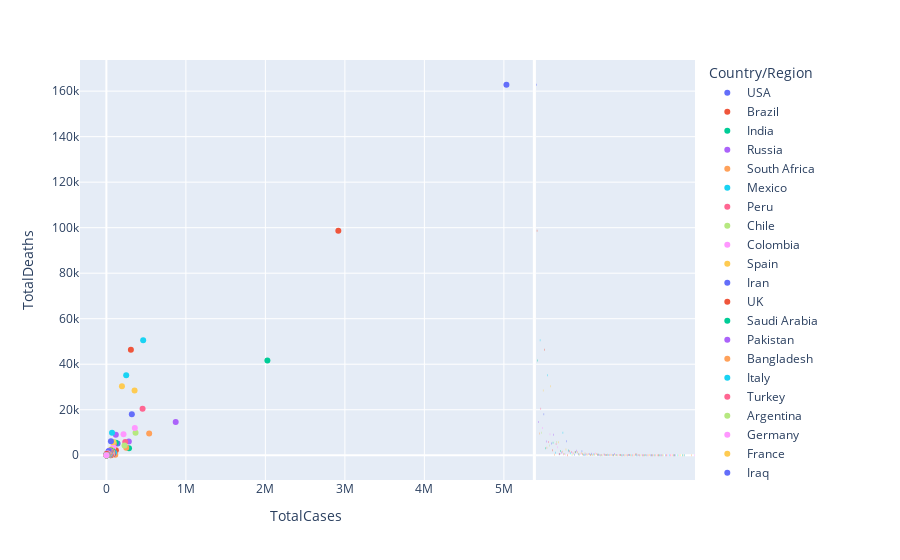

Here is the notebook cell this chart was saved with:
### Code cell
scat = px.scatter(dataset1, x='TotalCases', y='TotalDeaths', color='Country/Region', marginal_y='box')
scat.show()
